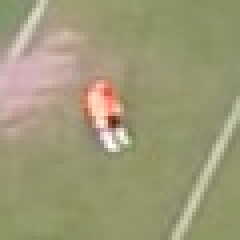
#> input picture training/goalie/1-crop.jpg, 60 x 60 px, given in place of data.mp4, which was not available (shown 4 times larger)
$ python main.py   (older library calls are emulated)
#> lines starting #> are read from the running program, lines starting #| are printed output that depends on the picture; pictures that were not available may be replaced by others from this repository, and a replacement may not be noted
import numpy as np
import cv2

cap = cv2.VideoCapture("data/data.mp4")
w = cap.get(3)
h = cap.get(4)

#cap = cv2.VideoCapture(0)
fgbg = cv2.createBackgroundSubtractorMOG2()

while(True):
    _, frame = cap.read()
#> frame is the input picture: shape (60, 60, 3); mean B, G, R 119.2, 153.2, 157.8
    gray = cv2.cvtColor(frame, cv2.COLOR_BGR2GRAY)
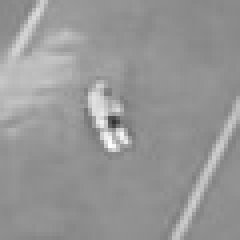
#> gray: shape (60, 60) (shown 4 times larger); min 50, max 254, mean 150.7
    fgmask = fgbg.apply(frame)
#> fgmask: shape (60, 60); every value is 127

    kernel = np.ones((2,2), np.uint8)
    opening = cv2.morphologyEx(fgmask, cv2.MORPH_OPEN, kernel)
    blur = cv2.medianBlur(opening, 5)

    im2, contours, hierarchy = cv2.findContours(blur, cv2.RETR_TREE, cv2.CHAIN_APPROX_SIMPLE)
#> contours = [[[0, 0], [0, 59], [59, 59], [59, 0]]]
    for cont in contours:
        area = cv2.contourArea(cont)
        if area > 30 and area < 70:
            cv2.drawContours(frame, cont, -1, (0,255,0), 3)
        if area >= 70 and area < 700:
            cv2.drawContours(frame, cont, -1, (0,0,255), 3)
#> this loop made 1 pass
#> (cont, area) on pass 1: ([[0, 0], [0, 59], [59, 59], [59, 0]], 3481)

    cv2.imshow("frame2", frame)

    if cv2.waitKey(1) & 0xFF == ord('q'):
#> (key q is pressed here)
        break

cap.release()
cv2.destroyAllWindows()

$ run again, on training/goalie/10-crop.jpg
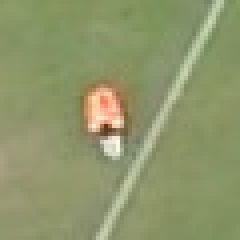
#> input picture training/goalie/10-crop.jpg, 60 x 60 px, given in place of data.mp4, which was not available (shown 4 times larger)
#> frame is the input picture: shape (60, 60, 3); mean B, G, R 107, 150.3, 142.3
#> `gray = cv2.cvtColor(frame, cv2.COLOR_BGR2GRAY)`:
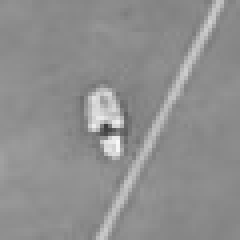
#> gray: shape (60, 60) (shown 4 times larger); min 62, max 249, mean 143
#> fgmask: shape (60, 60); every value is 127
#> contours = [[[0, 0], [0, 59], [59, 59], [59, 0]]]
#> the loop `for cont in contours:` made 1 pass
#> (cont, area) on pass 1: ([[0, 0], [0, 59], [59, 59], [59, 0]], 3481)

$ run again, on training/goalie/102-crop.jpg
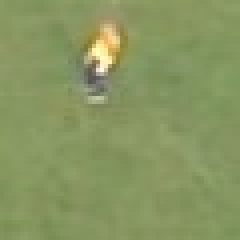
#> input picture training/goalie/102-crop.jpg, 60 x 60 px, given in place of data.mp4, which was not available (shown 4 times larger)
#> frame is the input picture: shape (60, 60, 3); mean B, G, R 97, 150.3, 135.7
#> `gray = cv2.cvtColor(frame, cv2.COLOR_BGR2GRAY)`:
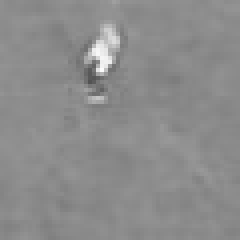
#> gray: shape (60, 60) (shown 4 times larger); min 83, max 251, mean 139.9
#> fgmask: shape (60, 60); every value is 127
#> contours = [[[0, 0], [0, 59], [59, 59], [59, 0]]]
#> the loop `for cont in contours:` made 1 pass
#> (cont, area) on pass 1: ([[0, 0], [0, 59], [59, 59], [59, 0]], 3481)

$ run again, on training/goalie/103-crop.jpg
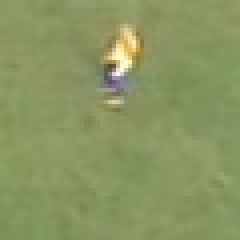
#> input picture training/goalie/103-crop.jpg, 60 x 60 px, given in place of data.mp4, which was not available (shown 4 times larger)
#> frame is the input picture: shape (60, 60, 3); mean B, G, R 97.2, 150.2, 137.1
#> `gray = cv2.cvtColor(frame, cv2.COLOR_BGR2GRAY)`:
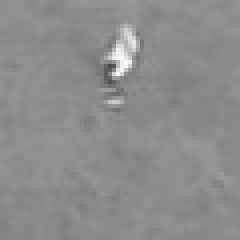
#> gray: shape (60, 60) (shown 4 times larger); min 74, max 247, mean 140.3
#> fgmask: shape (60, 60); every value is 127
#> contours = [[[0, 0], [0, 59], [59, 59], [59, 0]]]
#> the loop `for cont in contours:` made 1 pass
#> (cont, area) on pass 1: ([[0, 0], [0, 59], [59, 59], [59, 0]], 3481)
